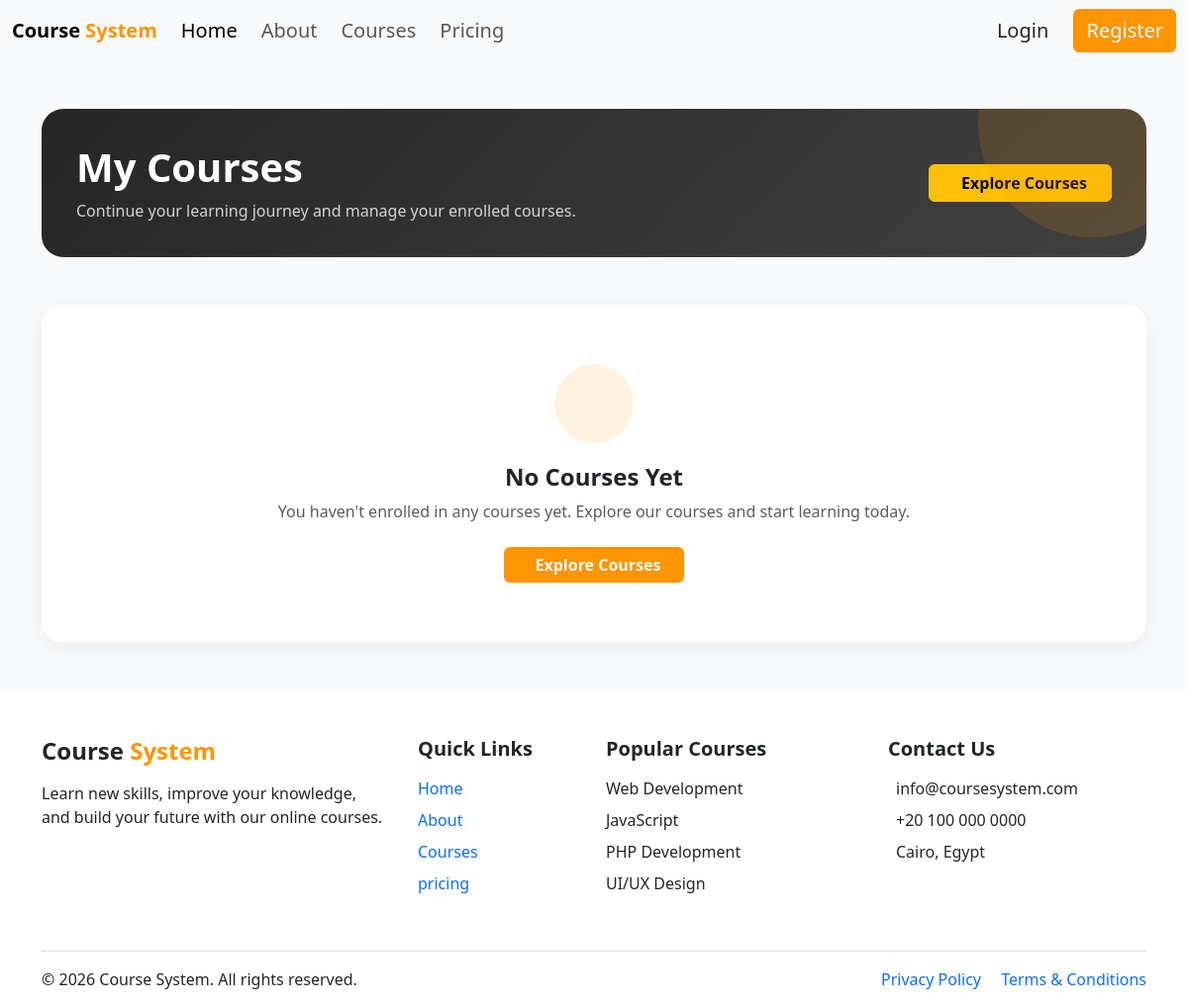
The page /students/mycourses.php on the database as committed earlier.
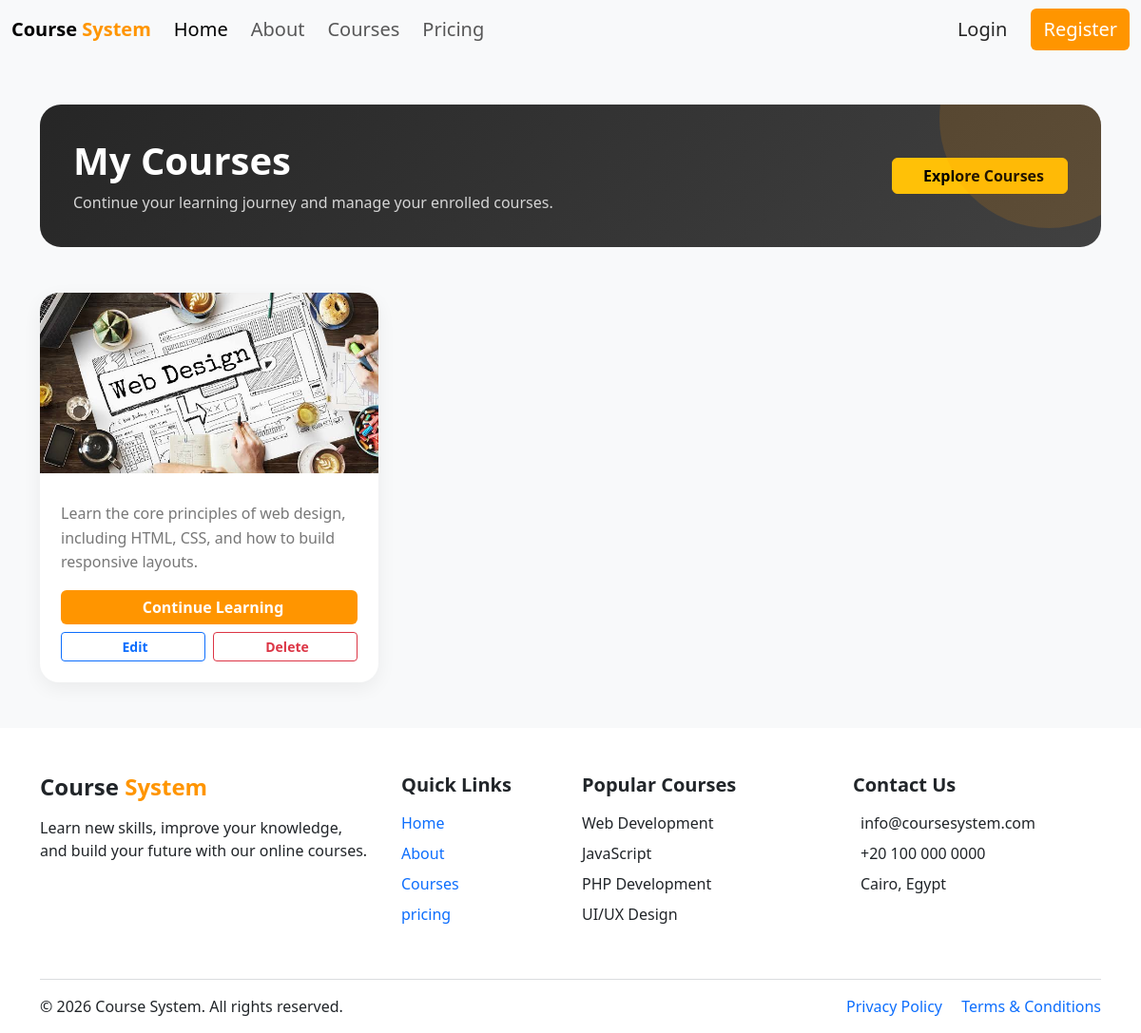
The same page on the database as committed later.
### tables this page shows
CREATE TABLE `enrollments` (
  `id` int(11) NOT NULL,
  `student_id` int(11) NOT NULL,
  `course_id` int(11) NOT NULL
);

CREATE TABLE `courses` (
  `id` int(11) NOT NULL,
  `name` varchar(100) NOT NULL,
  `hours` int(11) NOT NULL,
  `teacher_id` int(11) NOT NULL,
  `image` varchar(255) NOT NULL,
  `avatar` varchar(255) NOT NULL,
  `description` text NOT NULL
);

### students/mycourses.php (the view, shortened to what this page needs)
<?php
include '../connect.php';
include '../header.php';
$student_id = $_SESSION['student_id'] ?? 1;
$query = "SELECT courses.*,
                 enrollments.id AS enrollment_id
          FROM courses
          JOIN enrollments
          ON courses.id = enrollments.course_id
          WHERE enrollments.student_id = '$student_id'";
$result = mysqli_query($conn, $query);
?>
<div class="courses-page py-5">
    <div class="container">
        <div class="courses-header mb-5">
            <div class="d-flex flex-column flex-md-row justify-content-between align-items-md-center gap-3">
                <div>
                    <h1 class="mb-2">
                        My Courses
                    </h1>
                    <p class="mb-0">
                        Continue your learning journey and manage your enrolled courses.
                    </p>
                </div>
                <a
                    href="../courses.php"
                    class="btn btn-warning fw-bold px-4"
                >
                    Explore Courses
                </a>
            </div>
        </div>
        <div class="row g-4">
            <?php if ($result && mysqli_num_rows($result) > 0): ?>
                <?php while ($course = mysqli_fetch_assoc($result)): ?>
                    <div class="col-md-6 col-lg-4">
                        <div class="course-card h-100 d-flex flex-column">
                            <img
                                src="../images/<?php echo htmlspecialchars($course['image'] ?? 'default.jpg'); ?>"
                                class="course-image"
                                alt="Course Image"
                            >
                            <div class="course-body d-flex flex-column flex-grow-1">
                                <p class="course-description mb-3">
                                    <?php
                                    $description = $course['description'] ?? '';
                                    echo htmlspecialchars(
                                        substr($description, 0, 100)
                                    );
                                    ?>
                                </p>
                                <div class="mt-auto">
                                    <a
                                        href="course_details.php?id=<?php echo $course['id']; ?>"
                                        class="btn btn-orange w-100 fw-bold mb-2"
                                    >
                                        Continue Learning
                                    </a>
                                    <div class="d-flex gap-2">
                                        <a
                                            href="edit_course.php?id=<?php echo $course['id']; ?>"
                                            class="btn btn-outline-primary btn-sm w-50 fw-bold"
                                        >
                                            Edit
                                        </a>
                                        <a
                                            href="delete_course.php?enrollment_id=<?php echo $course['enrollment_id']; ?>"
                                            class="btn btn-outline-danger btn-sm w-50 fw-bold"
                                            onclick="return confirm('Are you sure you want to remove this course?');"
                                        >
                                            Delete
                                        </a>
                                    </div>
                                </div>
                            </div>
                        </div>
                    </div>
                <?php endwhile; ?>
            <?php else: ?>
                <div class="col-12">
                    <div class="empty-courses text-center">
                        <div class="empty-icon">
                        </div>
                        <h4 class="fw-bold">
                            No Courses Yet
                        </h4>
                        <p class="text-muted mb-4">
                            You haven't enrolled in any courses yet.
                            Explore our courses and start learning today.
                        </p>
                        <a
                            href="../courses.php"
                            class="btn btn-orange px-4 fw-bold"
                        >
                            Explore Courses
                        </a>
                    </div>
                </div>
            <?php endif; ?>
        </div>
    </div>
</div>
<?php
include '../footer.php';
?>

Rows that differ between the two databases and show on the page:
added enrollments: course.image (picture), course.description "Learn the core principles of web design, including HTML, CSS, and how to build responsive layouts."
Other text that changed with them:
text no longer shown: "No Courses Yet You haven't enrolled in any courses yet. Explore our courses and start learning today. Explore Courses"
